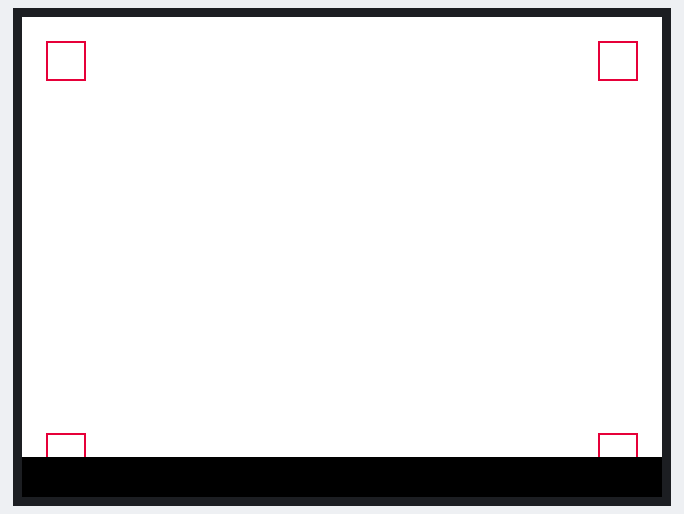
Bench run of a program on a simulated Raspberry Pi Pico running MicroPython. On the bench: 320×240 colour display.

Above: at 5.4 s.

The program:

waveshare_lcd_demo_2in.py
```python
'''
Waveshare Pico LCD 2 (see https://www.waveshare.com/wiki/Pico-LCD-2)
Display 2" (320px x 240px, 65k colors, SPI, ST7789VW)

LCD ... RPi pico
VCC     VSYS    Power Input
GND     GND     Ground
DIN     GP11    MOSI pin of SPI, data transmitted from Master t Slave
CLK     GP10    SCK pin of SPI, clock pin
CS      GP9     Chip selection of SPI, low active
DC      GP8     Data/Command control pin (High for data; Low for command)
RST     GP12    Reset pin, low active
BL      GP13    Backlight control
KEY0    GP15    User button KEY0
KEY1    GP17    User button KEY1
KEY2    GP2     User button KEY2
KEY3    GP3     User button KEY3
'''

import math
import machine
import time
from waveshare_lcd2in import LCD_2inch

key0 = machine.Pin(15, machine.Pin.IN, machine.Pin.PULL_UP)
key1 = machine.Pin(17, machine.Pin.IN, machine.Pin.PULL_UP)
key2 = machine.Pin(2, machine.Pin.IN, machine.Pin.PULL_UP)
key3 = machine.Pin(3, machine.Pin.IN, machine.Pin.PULL_UP)

brightness = machine.PWM(machine.Pin(13))
brightness.freq(1000)
brightness.duty_u16(30000) # max 65535

LCD = LCD_2inch()
LCD.fill(LCD.WHITE)

time.sleep(0.1)
LCD.fill_rect(0, 0, 320, 15, LCD.RED)
LCD.fill_rect(0, 0, 15, 240, LCD.RED)
LCD.fill_rect(320-15, 0, 320, 240, LCD.RED)
LCD.fill_rect(0, 240-40, 320, 240, LCD.RED)
LCD.text("HTL Spengergasse", 100, 90, 0x00)
LCD.text("ausbildung mit zukunft", 75, 100, 0x00)
LCD.hline(20, 112, 320-20-20, 0x00)
LCD.text("InnoLab", 135, 115, 0x00)

center = (int(320/2), 50)
d1 = 15
d2 = 15
for i in range(0, 5):
    alpha = i * (2 * math.pi)/5 - math.pi/2
    x, y = center
    LCD.line(x + int(d1 * math.cos(alpha)), y + int(d1 * math.sin(alpha)), (x + int(d1 * math.cos(alpha))) + (int(d2*math.cos(alpha))), y + int(d1 * math.sin(alpha)) + (int(d2*math.sin(alpha))), LCD.RED)

time.sleep(0.1)
LCD.show()
LCD.fill(0xFFFF)
time.sleep(5)

while(True):
    if(key0.value() == 0):
        LCD.fill_rect(12, 12, 20, 20, LCD.RED)
    else :
        LCD.fill_rect(12, 12, 20, 20, LCD.WHITE)
        LCD.rect(12, 12, 20, 20, LCD.RED)

    if(key1.value() == 0):
        LCD.fill_rect(288, 12, 20, 20, LCD.RED)
    else :
        LCD.fill_rect(288, 12, 20, 20, LCD.WHITE)
        LCD.rect(288, 12, 20, 20, LCD.RED)

    if(key2.value() == 0):
        LCD.fill_rect(288, 208, 20, 20, LCD.RED)
    else :
        LCD.fill_rect(288, 208, 20, 20, LCD.WHITE)
        LCD.rect(288, 208, 20, 20, LCD.RED)

    if(key3.value() == 0):
        LCD.fill_rect(12, 208, 20, 20, LCD.RED)
    else :
        LCD.fill_rect(12, 208, 20, 20, LCD.WHITE)
        LCD.rect(12, 208, 20, 20, LCD.RED)

    LCD.show()

time.sleep(1)
LCD.fill(0xFFFF)
```

waveshare_lcd2in.py
```python
'''
see: https://www.waveshare.com/wiki/Pico-LCD-2
'''
from machine import Pin,SPI,PWM
import framebuf
import time
import os

BL = 13
DC = 8
RST = 12
MOSI = 11
SCK = 10
CS = 9

class LCD_2inch(framebuf.FrameBuffer):
    def __init__(self):
        self.width = 320
        # self.height = 240
        self.height = 220 # memsize!

        self.cs = Pin(CS,Pin.OUT)
        self.rst = Pin(RST,Pin.OUT)

        self.cs(1)
        self.spi = SPI(1)
        self.spi = SPI(1,1000_000)
        self.spi = SPI(1,100000_000,polarity=0, phase=0,sck=Pin(SCK),mosi=Pin(MOSI),miso=None)
        self.dc = Pin(DC,Pin.OUT)
        self.dc(1)
        self.buffer = bytearray(self.height * self.width * 2)
        super().__init__(self.buffer, self.width, self.height, framebuf.RGB565)
        self.init_display()

        self.RED   =   0x07E0
        self.GREEN =   0x001f
        self.BLUE  =   0xf800
        self.WHITE =   0xffff
        self.BALCK =   0x0000

    def write_cmd(self, cmd):
        self.cs(1)
        self.dc(0)
        self.cs(0)
        self.spi.write(bytearray([cmd]))
        self.cs(1)

    def write_data(self, buf):
        self.cs(1)
        self.dc(1)
        self.cs(0)
        self.spi.write(bytearray([buf]))
        self.cs(1)

    def init_display(self):
        """Initialize dispaly"""
        self.rst(1)
        self.rst(0)
        self.rst(1)

        self.write_cmd(0x36)
        self.write_data(0x70)

        self.write_cmd(0x3A)
        self.write_data(0x05)

        self.write_cmd(0xB2)
        self.write_data(0x0C)
        self.write_data(0x0C)
        self.write_data(0x00)
        self.write_data(0x33)
        self.write_data(0x33)

        self.write_cmd(0xB7)
        self.write_data(0x35)

        self.write_cmd(0xBB)
        self.write_data(0x19)

        self.write_cmd(0xC0)
        self.write_data(0x2C)

        self.write_cmd(0xC2)
        self.write_data(0x01)

        self.write_cmd(0xC3)
        self.write_data(0x12)

        self.write_cmd(0xC4)
        self.write_data(0x20)

        self.write_cmd(0xC6)
        self.write_data(0x0F)

        self.write_cmd(0xD0)
        self.write_data(0xA4)
        self.write_data(0xA1)

        self.write_cmd(0xE0)
        self.write_data(0xD0)
        self.write_data(0x04)
        self.write_data(0x0D)
        self.write_data(0x11)
        self.write_data(0x13)
        self.write_data(0x2B)
        self.write_data(0x3F)
        self.write_data(0x54)
        self.write_data(0x4C)
        self.write_data(0x18)
        self.write_data(0x0D)
        self.write_data(0x0B)
        self.write_data(0x1F)
        self.write_data(0x23)

        self.write_cmd(0xE1)
        self.write_data(0xD0)
        self.write_data(0x04)
        self.write_data(0x0C)
        self.write_data(0x11)
        self.write_data(0x13)
        self.write_data(0x2C)
        self.write_data(0x3F)
        self.write_data(0x44)
        self.write_data(0x51)
        self.write_data(0x2F)
        self.write_data(0x1F)
        self.write_data(0x1F)
        self.write_data(0x20)
        self.write_data(0x23)

        self.write_cmd(0x21)

        self.write_cmd(0x11)

        self.write_cmd(0x29)

    def show(self):
        self.write_cmd(0x2A)
        self.write_data(0x00)
        self.write_data(0x00)
        self.write_data(0x01)
        self.write_data(0x3f)

        self.write_cmd(0x2B)
        self.write_data(0x00)
        self.write_data(0x00)
        self.write_data(0x00)
        self.write_data(0xEF)

        self.write_cmd(0x2C)

        self.cs(1)
        self.dc(1)
        self.cs(0)
        self.spi.write(self.buffer)
        self.cs(1)


if __name__=='__main__':
    pwm = PWM(Pin(BL))
    pwm.freq(1000)
    pwm.duty_u16(32768)#max 65535

    LCD = LCD_2inch()
    #color BRG
    LCD.fill(LCD.WHITE)

    time.sleep(0.1)
    LCD.fill_rect(0,0,320,24,LCD.RED)
    LCD.rect(0,0,320,24,LCD.RED)
    LCD.text("Raspberry Pi Pico",2,8,LCD.WHITE)

    LCD.fill_rect(0,24,320,24,LCD.BLUE)
    LCD.rect(0,24,320,24,LCD.BLUE)
    LCD.text("PicoGo",2,32,LCD.WHITE)

    LCD.fill_rect(0,48,320,24,LCD.GREEN)
    LCD.rect(0,48,320,24,LCD.GREEN)
    LCD.text("Pico-LCD-2",2,54,LCD.WHITE)

    LCD.fill_rect(0,72,320,24,0X07FF)
    LCD.rect(0,72,320,24,0X07FF)

    LCD.fill_rect(0,96,320,24,0xF81F)
    LCD.rect(0,96,320,24,0xF81F)

    LCD.fill_rect(0,120,320,24,0x7FFF)
    LCD.rect(0,120,320,24,0x7FFF)

    LCD.fill_rect(0,144,320,24,0xFFE0)
    LCD.rect(0,144,320,24,0xFFE0)

    LCD.fill_rect(0,168,320,24,0XBC40)
    LCD.rect(0,168,320,24,0XBC40)

    LCD.fill_rect(0,192,320,24,0XFC07)
    LCD.rect(0,192,320,24,0XFC07)
    LCD.fill_rect(0,216,320,24,0X8430)
    LCD.rect(0,216,320,24,0X8430)

    time.sleep(0.1)
    LCD.show()
    LCD.fill(0xFFFF)
    time.sleep(0.5)
    key0 = Pin(15,Pin.IN,Pin.PULL_UP)
    key1 = Pin(17,Pin.IN,Pin.PULL_UP)
    key2 = Pin(2 ,Pin.IN,Pin.PULL_UP)
    key3 = Pin(3 ,Pin.IN,Pin.PULL_UP)

    while(1):
        if(key0.value() == 0):
            LCD.fill_rect(12,12,20,20,LCD.RED)
        else :
            LCD.fill_rect(12,12,20,20,LCD.WHITE)
            LCD.rect(12,12,20,20,LCD.RED)

        if(key1.value() == 0):
            LCD.fill_rect(288,12,20,20,LCD.RED)
        else :
            LCD.fill_rect(288,12,20,20,LCD.WHITE)
            LCD.rect(288,12,20,20,LCD.RED)

        if(key2.value() == 0):
            LCD.fill_rect(288,208,20,20,LCD.RED)
        else :
            LCD.fill_rect(288,208,20,20,LCD.WHITE)
            LCD.rect(288,208,20,20,LCD.RED)
        if(key3.value() == 0):

            LCD.fill_rect(12,208,20,20,LCD.RED)
        else :
            LCD.fill_rect(12,208,20,20,LCD.WHITE)
            LCD.rect(12,208,20,20,LCD.RED)

        LCD.show()
    time.sleep(1)

    LCD.fill(0xFFFF)
```
